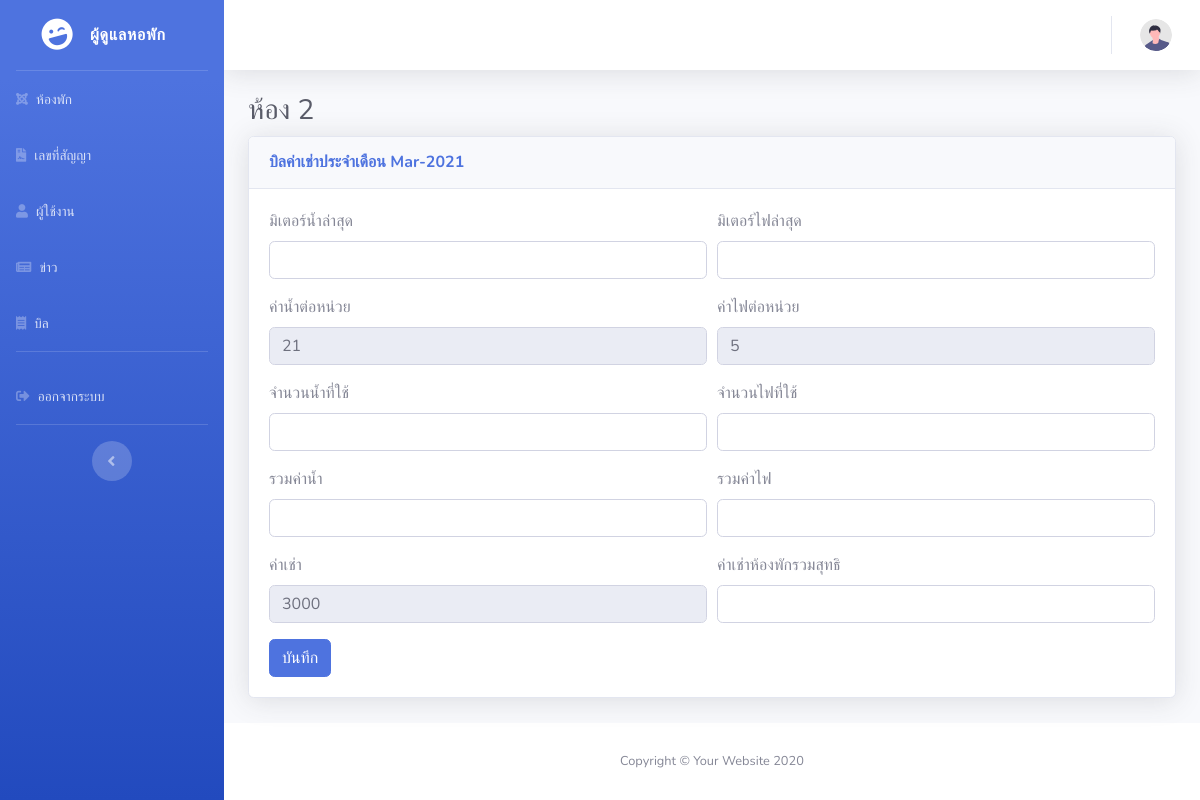
/admin/insert_bil.php?monthS=2021-03&room_id=2&rid=6&leases_id=3 (signed in), run on the app's committed database.
### tables this page shows
CREATE TABLE `leases` (
  `leases_id` int(11) NOT NULL COMMENT 'เลขที่สัญญาเช่า',
  `aid` int(11) NOT NULL COMMENT 'รหัสผู้ดูแลหอพัก',
  `rid` int(11) NOT NULL COMMENT 'รหัสผู้เช่า',
  `room_id` int(11) NOT NULL COMMENT 'หมายเลขห้องพัก',
  `leases_date` date NOT NULL COMMENT 'วันที่ทำสัญญาเช่า',
  `expires_date` date NOT NULL COMMENT 'วันที่หมดสัญญา',
  `leases_status` varchar(20) NOT NULL COMMENT 'สถาานะสัญญาเช่า ',
  `l_c_e` int(11) NOT NULL COMMENT 'ค่าไฟต่อหน่วย',
  `l_c_w` int(11) NOT NULL COMMENT 'ค่าน้ำต่อหน่วย',
  `l_rent` int(11) NOT NULL COMMENT 'ค่าเช่า'
);

### admin/insert_bil.php (the view, shortened to what this page needs)
<?php
if (isset($_SESSION["aid"])) {
    $aid = $_SESSION["aid"];
    if (isset($_GET["room_id"])) {
        $room_id = $_GET["room_id"];
        $month = $_GET["monthS"] . "-01";
        $leases_id = $_GET["leases_id"];
        $rid = $_GET["rid"];
        ?>
<!DOCTYPE html>
<html lang="en">
<head>
    <link href="vendor/fontawesome-free/css/all.min.css" rel="stylesheet" type="text/css">
    <link href="css/sb-admin-2.min.css" rel="stylesheet">
    <link href="vendor/datatables/dataTables.bootstrap4.min.css" rel="stylesheet">
</head>
<body id="page-top">
    <div id="wrapper">
        <?php include_once "./sidebar.php";?>
        <div id="content-wrapper" class="d-flex flex-column">
            <div id="content">
                <?php include_once "./navbar.php";?>
                <div class="container-fluid" id="app">
                    <h1 class="h3 mb-2 text-gray-800">ห้อง <?=$room_id?></h1>
                    <div class="card shadow mb-4">
                        <div class="card-header py-3">
                            <h6 class="m-0 font-weight-bold text-primary">บิลค่าเช่าประจำเดือน
                                <?php
$date = date_create($month);
        echo date_format($date, "M-Y");?></h6>
                        </div>
                        <div class="card-body">
                            <?php
        include "./configs/connectDB.php";
        $sql = "SELECT * FROM leases l WHERE l.aid='$aid'
                AND l.room_id='$room_id' AND l.leases_id='$leases_id'
                AND l.rid='$rid';";
        $result = mysqli_query($conn, $sql);
        while ($row = mysqli_fetch_assoc($result)) {
            ?>
                            <form method="post" action="">
                                <div class="form-row">
                                    <div class="form-group col-md-6">
                                        <label for="inputEmail4">มิเตอร์น้ำล่าสุด </label>
                                        <input type="number" min="0" name="meters_wnew" required class="form-control"
                                            id="inputEmail4">
                                    </div>
                                    <div class="form-group col-md-6">
                                        <label for="inputPassword4">มิเตอร์ไฟล่าสุด</label>
                                        <input type="number" min="0" name="meters_lnew" required class="form-control"
                                            id="inputPassword4">
                                    </div>
                                    <div class="form-group col-md-6">
                                        <label for="inputAddress">ค่าน้ำต่อหน่วย</label>
                                        <input type="text" readonly name="l_c_w" value='<?=$row["l_c_w"]?>' required
                                            class="form-control">
                                    </div>
                                    <div class="form-group col-md-6">
                                        <label for="inputAddress">ค่าไฟต่อหน่วย</label>
                                        <input type="text" name="l_c_e" value='<?=$row["l_c_e"]?>' readonly required
                                            class="form-control">
                                    </div>
                                    <div class="form-group col-md-6">
                                        <label for="inputAddress">จำนวนน้ำที่ใช้</label>
                                        <input type="text" name="water_unit" required class="form-control">
                                    </div>
                                    <div class="form-group col-md-6">
                                        <label for="inputAddress">จำนวนไฟที่ใช้</label>
                                        <input type="number" name="light_unit" required class="form-control">
                                    </div>
                                    <div class="form-group col-md-6">
                                        <label for="inputAddress">รวมค่าน้ำ</label>
                                        <input type="number" name="total_wprice" required class="form-control">
                                    </div>
                                    <div class="form-group col-md-6">
                                        <label for="inputAddress">รวมค่าไฟ</label>
                                        <input type="number" name="total_lprice" required class="form-control">
                                    </div>
                                    <div class="form-group col-md-6">
                                        <label for="inputAddress">ค่าเช่า</label>
                                        <input type="number" name="l_rent" readonly value="<?=$row["l_rent"]?>" required
                                            class="form-control">
                                    </div>
                                    <div class="form-group col-md-6">
                                        <label for="inputAddress">ค่าเช่าห้องพักรวมสุทธิ</label>
                                        <input type="number" name="net_total" required class="form-control">
                                    </div>
                                </div>
                                <button type="submit" name="insertSubmit" class="btn btn-primary">บันทึก</button>
                            </form>
                            <?php
}
        ?>
                        </div>
                    </div>
                </div>
            </div>
            <?php
include_once "./footer.php";
        ?>
        </div>
    </div>
</body>
</html>
<?php
}
} else {
    echo "<script>";
    echo "location = './login.php';";
    echo "</script>";
}
?>

### data on the page
leases: l_c_w "21", l_c_e "5", l_rent "3000"

### other printed values
$room_id "2"
date_format($date, "M-Y") "Mar-2021"
